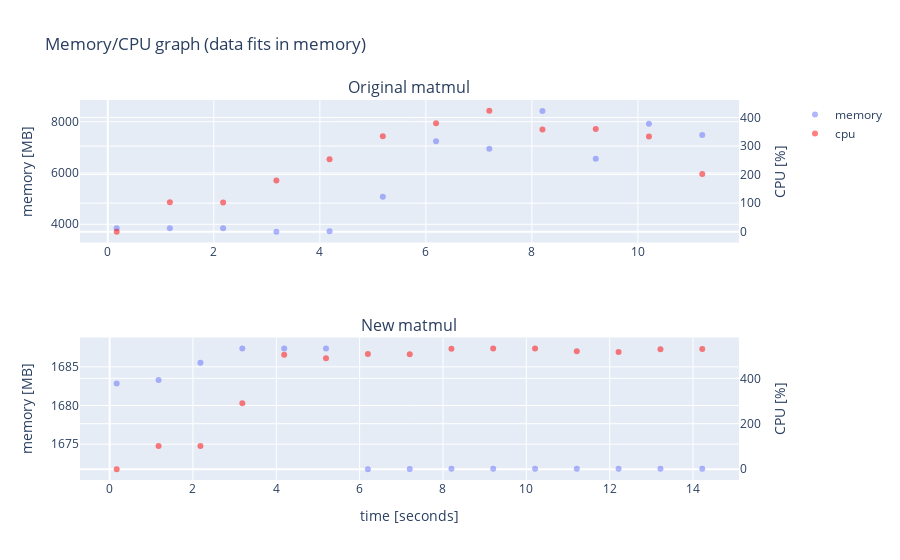

The cell this chart's notebook holds for it:
### Code cell
graph_mem_and_cpu(perfl6_org, perfl6, "data fits in memory")

### Figure 1 — Plotly figure (JSON) as saved in the notebook; plotly's stock layout.template omitted (floating-point values rounded to 4 significant figures)
{"data": [{"hovertemplate": "time=%{x}<br>mem=%{y}<extra></extra>", "legendgroup": "", "marker": {"color": "#636efa", "opacity": 0.5, "symbol": "circle"}, "mode": "markers", "name": "memory", "orientation": "v", "showlegend": true, "type": "scatter", "x": [0.1681, 1.171, 2.176, 3.18, 4.183, 5.188, 6.192, 7.197, 8.199, 9.204, 10.21, 11.21], "xaxis": "x", "y": [3842.0, 3842.0, 3842.0, 3714.0, 3731.0, 5074.0, 7241.0, 6946.0, 8421.0, 6550.0, 7918.0, 7482.0], "yaxis": "y"}, {"hovertemplate": "time=%{x}<br>cpu=%{y}<extra></extra>", "legendgroup": "", "marker": {"color": "red", "opacity": 0.5, "symbol": "circle"}, "mode": "markers", "name": "cpu", "orientation": "v", "showlegend": true, "type": "scatter", "x": [0.1681, 1.171, 2.176, 3.18, 4.183, 5.188, 6.192, 7.197, 8.199, 9.204, 10.21, 11.21], "xaxis": "x", "y": [0, 102.9, 102.3, 178.8, 253.7, 334.1, 379.9, 423.3, 358.4, 359.7, 333.7, 201.6], "yaxis": "y2"}, {"hovertemplate": "time=%{x}<br>mem=%{y}<extra></extra>", "legendgroup": "", "marker": {"color": "#636efa", "opacity": 0.5, "symbol": "circle"}, "mode": "markers", "name": "", "orientation": "v", "showlegend": false, "type": "scatter", "x": [0.1701, 1.176, 2.18, 3.185, 4.19, 5.193, 6.198, 7.202, 8.202, 9.205, 10.21, 11.21, 12.21, 13.22, 14.22], "xaxis": "x2", "y": [1683.0, 1683.0, 1686.0, 1687.0, 1687.0, 1687.0, 1672.0, 1672.0, 1672.0, 1672.0, 1672.0, 1672.0, 1672.0, 1672.0, 1672.0], "yaxis": "y3"}, {"hovertemplate": "time=%{x}<br>cpu=%{y}<extra></extra>", "legendgroup": "", "marker": {"color": "red", "opacity": 0.5, "symbol": "circle"}, "mode": "markers", "name": "", "orientation": "v", "showlegend": false, "type": "scatter", "x": [0.1701, 1.176, 2.18, 3.185, 4.19, 5.193, 6.198, 7.202, 8.202, 9.205, 10.21, 11.21, 12.21, 13.22, 14.22], "xaxis": "x2", "y": [0, 102.4, 102.3, 290.2, 503.9, 488, 506.6, 506.2, 530.7, 531.9, 530.9, 519.4, 515.4, 528.2, 529.4], "yaxis": "y4"}], "layout": {"annotations": [{"font": {"size": 16}, "showarrow": false, "text": "Original matmul", "x": 0.47, "xanchor": "center", "xref": "paper", "y": 1, "yanchor": "bottom", "yref": "paper"}, {"font": {"size": 16}, "showarrow": false, "text": "New matmul", "x": 0.47, "xanchor": "center", "xref": "paper", "y": 0.375, "yanchor": "bottom", "yref": "paper"}], "autosize": true, "title": {"text": "Memory/CPU graph (data fits in memory)"}, "xaxis": {"anchor": "y", "autorange": true, "domain": [0, 0.94], "range": [-0.4935, 11.87], "type": "linear"}, "xaxis2": {"anchor": "y3", "autorange": true, "domain": [0, 0.94], "range": [-0.6715, 15.06], "title": {"text": "time [seconds]"}, "type": "linear"}, "yaxis": {"anchor": "x", "autorange": true, "domain": [0.625, 1], "range": [3350.0, 8786.0], "title": {"text": "memory [MB]"}, "type": "linear"}, "yaxis2": {"anchor": "x", "autorange": true, "overlaying": "y", "range": [-32.75, 456.1], "side": "right", "title": {"text": "CPU [%]"}, "type": "linear"}, "yaxis3": {"anchor": "x2", "autorange": true, "domain": [0, 0.375], "range": [1671.0, 1689.0], "title": {"text": "memory [MB]"}, "type": "linear"}, "yaxis4": {"anchor": "x2", "autorange": true, "overlaying": "y3", "range": [-41.16, 573.1], "side": "right", "title": {"text": "CPU [%]"}, "type": "linear"}}}
